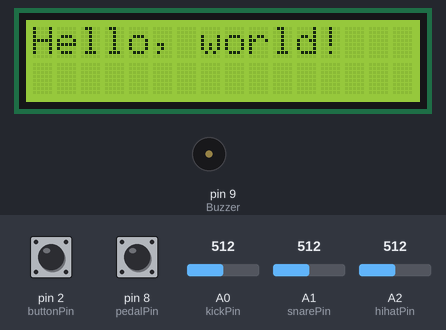
This sketch was run on a simulated Arduino Uno, built with avr-gcc and run on an emulated ATmega328P. On the bench: 16×2 character LCD, buzzer (waves = sounding). The inputs (shaded band) are chosen by the test bench; at power-on: pin 2 (buttonPin) LOW, pin 8 (pedalPin) HIGH, A0 (kickPin) = 512, A1 (snarePin) = 512, A2 (hihatPin) = 512. MIDI output is not drawn.

Above: at 0.1 s.
3.3 s: pin 2 (buttonPin) pulled HIGH for 0.15 s
At 4.3 s:
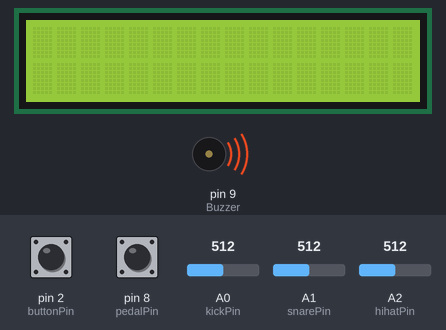
Timing chart, 0 to 6.3 s (numbered marks = the images above; inputs shaded):
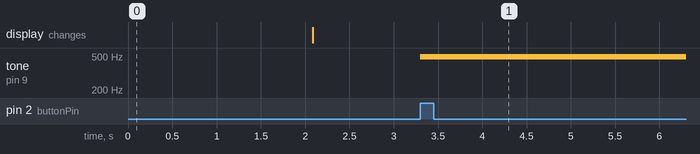

Measured:
- after the input at 3.3 s, tone on pin 9 (Buzzer): silent → 490 Hz at once

The sketch:

arduino_drumkit.ino
```cpp
#include "LiquidCrystal_I2C.h"
#include <MIDI.h>

LiquidCrystal_I2C lcd(0x27, 16, 2);
MIDI_CREATE_DEFAULT_INSTANCE();

#define KICKTHRESHOLD 20
#define SNARETHRESHOLD 20
#define HIHATTHRESHOLD 20
const int buttonPin = 2;
const int Buzzer = 9;
int buttonState = 0;
int count = 0;

unsigned long snareInterval = 10;
unsigned long previousSnareMillis = 0;
unsigned long kickInterval = 10;
unsigned long previousKickMillis = 0;
unsigned long hihatInterval = 10;
unsigned long previousHihatMillis = 0;

int kickPin = A0;
int snarePin = A1;
int hihatPin = A2;
int pedalPin = 8;

int kickValue = 0;
int snareValue = 0;
int hihatValue = 0;
int pedalValue = 0;

boolean pedalPlayed = true;

// MAPPING FOR ADDICTIVE DRUMS
byte KICK = 36;
byte SNARE_RIMCLICK = 44;
byte SNARE_SHALLOW_HIT = 43;
byte SNARE_SIDESTICK = 42;
byte SNARE_SHALLOW_RIMSHOT = 41;
byte SNARE_FLAM_HIT = 40;
byte SNARE_FLAM_RIM = 39;
byte SNARE_OPEN_HIT = 38;
byte SNARE_RIMSHOT = 37;
byte HIHAT_PEDAL_OPEN = 59;
byte HIHAT_OPEN_BELL = 58;
byte HIHAT_OPEN_D = 57;
byte HIHAT_OPEN_C = 56;
byte HIHAT_OPEN_B = 55;
byte HIHAT_OPEN_A = 54;
byte HIHAT_CLOSED_BELL = 53;
byte HIHAT_CLOSED2_SHAFT = 52;
byte HIHAT_CLOSED2_TIP = 51;
byte HIHAT_CLOSED1_SHAFT = 50;
byte HIHAT_CLOSED1_TIP = 49;
byte HIHAT_PEDAL_CLOSED = 48;
byte EXTRA = 47;
byte TOM1_RIMSHOT = 72;
byte TOM1_HIT = 71;
byte TOM2_RIMSHOT = 70;
byte TOM2_HIT = 69;
byte TOM3_RIMSHOT = 68;
byte TOM3_HIT = 67;
byte TOM4_RIMSHOT = 68;
byte TOM4_HIT = 67;

void setup() {
  Serial.begin(9600);
  MIDI.begin();
  pinMode(pedalPin, INPUT);
  digitalWrite(pedalPin, HIGH);

  lcd.init();
  lcd.backlight();
  lcd.setCursor(0, 0);
  lcd.print("Hello, world!");
  delay(2000);
  lcd.clear();

  pinMode(buttonPin, INPUT);
  pinMode(Buzzer, OUTPUT);
}
boolean noteReady(unsigned long previousMillis, unsigned long interval){
  if ((unsigned long)(millis() - previousMillis) >= interval) {
    return true;
  } else {
    return false;
  }
}

void loop(){
  buttonState = digitalRead(buttonPin);
  if (buttonState == HIGH) {
    count++;
  }
  if (count == 1) {
    beep(5, 200);
    beep(3, 200);
    beep(3, 200);
    beep(3, 200);
    lcd.setCursor(0, 0);
    lcd.println("Botton : ON");
  } else if(count > 1) {
    count = 0;
    lcd.setCursor(0, 0);
    lcd.println("Botton : OFF");
  }
  piezoElectric();
  lcd.clear();
}

void hitNote(int value, byte note, int multiply, int treshold){
  int velocity = value - treshold;

  if (velocity > 127){
    velocity = 127;}
  else if (velocity < 0){
    velocity = 0;}

  MIDI.sendNoteOn(note, velocity, 1);
  MIDI.sendNoteOff(note, 0, 1);
}

void beep(unsigned char vol, unsigned char delayms) {
  analogWrite(9, vol);
  delay(delayms);
  analogWrite(9, 0);
  delay(300);
}

void piezoElectric(){
  kickValue = analogRead(kickPin);
  snareValue = analogRead(snarePin);
  hihatValue = analogRead(hihatPin);
  pedalValue = digitalRead(pedalPin);

  if (kickValue >= KICKTHRESHOLD &&
      noteReady(previousKickMillis, kickInterval)) {
    previousKickMillis = millis();
    hitNote(kickValue, KICK, 5, KICKTHRESHOLD);
  }

  if (snareValue >= SNARETHRESHOLD &&
      noteReady(previousSnareMillis, snareInterval)) {
    previousSnareMillis = millis();
    hitNote(snareValue, SNARE_OPEN_HIT, 1, SNARETHRESHOLD);
  }

  if (hihatValue >= HIHATTHRESHOLD &&
      noteReady(previousHihatMillis, hihatInterval)) {
    previousHihatMillis = millis();
    if (pedalValue == LOW) {
      hitNote(hihatValue, HIHAT_CLOSED1_TIP, 1, HIHATTHRESHOLD);
    } else {
      hitNote(hihatValue, HIHAT_OPEN_A, 1, HIHATTHRESHOLD);
    }
  }

  /*if (pad4 > 100) {
    Serial.println("HeavyHit"); // Sound 4
    lcd.setCursor(0, 1);
    lcd.println("Pad : 4");
  } else if (pad4 < 100) {
    Serial.println("LightHit");
    lcd.setCursor(0, 1);
    lcd.println("Pad : 4");
  }

  if (pad5 > 100) {
    Serial.println("HeavyHit"); // Sound 5
    lcd.setCursor(0, 1);
    lcd.println("Pad : 5");
  } else if (pad5 < 100) {
    Serial.println("LightHit");
    lcd.setCursor(0, 1);
    lcd.println("Pad : 5");
  }*/
}
```
